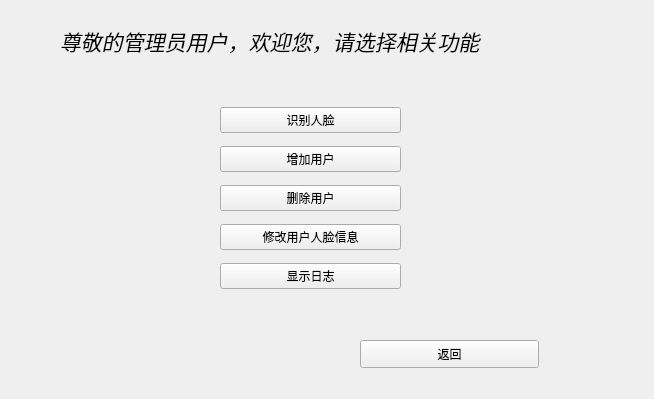
<?xml version="1.0" encoding="UTF-8"?>
<ui version="4.0">
 <class>admin_win</class>
 <widget class="QWidget" name="admin_win">
  <property name="geometry">
   <rect>
    <x>0</x>
    <y>0</y>
    <width>654</width>
    <height>399</height>
   </rect>
  </property>
  <property name="windowTitle">
   <string>Form</string>
  </property>
  <widget class="QLabel" name="label">
   <property name="geometry">
    <rect>
     <x>60</x>
     <y>20</y>
     <width>561</width>
     <height>41</height>
    </rect>
   </property>
   <property name="font">
    <font>
     <pointsize>16</pointsize>
     <weight>50</weight>
     <italic>true</italic>
     <bold>false</bold>
     <underline>false</underline>
     <strikeout>false</strikeout>
    </font>
   </property>
   <property name="text">
    <string>尊敬的管理员用户，欢迎您，请选择相关功能</string>
   </property>
  </widget>
  <widget class="QWidget" name="layoutWidget">
   <property name="geometry">
    <rect>
     <x>220</x>
     <y>100</y>
     <width>181</width>
     <height>201</height>
    </rect>
   </property>
   <layout class="QVBoxLayout" name="verticalLayout">
    <item>
     <widget class="QPushButton" name="psbut_face_rec">
      <property name="text">
       <string>识别人脸</string>
      </property>
     </widget>
    </item>
    <item>
     <widget class="QPushButton" name="psbut_adduser">
      <property name="text">
       <string>增加用户</string>
      </property>
     </widget>
    </item>
    <item>
     <widget class="QPushButton" name="psbut_deluser">
      <property name="text">
       <string>删除用户</string>
      </property>
     </widget>
    </item>
    <item>
     <widget class="QPushButton" name="psbut_modf_user">
      <property name="text">
       <string>修改用户人脸信息</string>
      </property>
     </widget>
    </item>
    <item>
     <widget class="QPushButton" name="psbut_modf_user_2">
      <property name="text">
       <string>显示日志</string>
      </property>
     </widget>
    </item>
   </layout>
  </widget>
  <widget class="QPushButton" name="psbut_back">
   <property name="geometry">
    <rect>
     <x>360</x>
     <y>340</y>
     <width>179</width>
     <height>28</height>
    </rect>
   </property>
   <property name="text">
    <string>返回</string>
   </property>
  </widget>
 </widget>
 <tabstops>
  <tabstop>psbut_face_rec</tabstop>
  <tabstop>psbut_adduser</tabstop>
  <tabstop>psbut_deluser</tabstop>
  <tabstop>psbut_modf_user</tabstop>
 </tabstops>
 <resources/>
 <connections/>
</ui>
